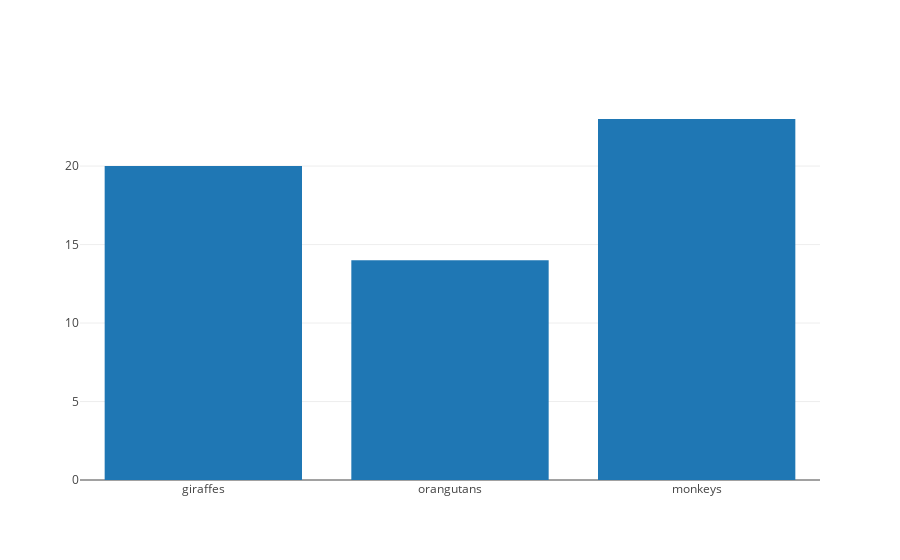

The notebook cell saved with this chart:
### Markdown cell above
### Bar charts

### Code cell
data = [go.Bar(
            x=['giraffes', 'orangutans', 'monkeys'],
            y=[20, 14, 23]
    )]

py.offline.iplot(data, filename='basic-bar')

### Figure 1 — Plotly figure (JSON) as saved in the notebook; plotly's stock layout.template omitted (floating-point values rounded to 4 significant figures)
{"data": [{"type": "bar", "x": ["giraffes", "orangutans", "monkeys"], "y": [20, 14, 23]}], "layout": {}}
